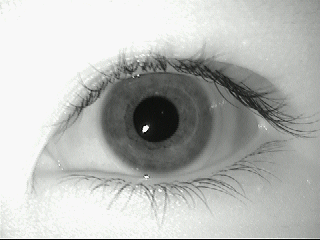
#> input picture iris authentication/iris dataset/MMU-Iris-Database/1/left/aeval1.bmp, 320 x 240 px; the run also reads 1 picture not shown here
$ python test.py   (older library calls are emulated)
#> lines starting #> are read from the running program, lines starting #| are printed output that depends on the picture; after the words box and inside, x2 and y2 are one past the last pixel; in counts of white or black regions, pixels touching at a corner belong together
import cv2
import numpy as np
import matplotlib.pyplot as plt

def segment_iris(image):
    # Apply a median blur to reduce noise
    blurred = cv2.medianBlur(image, 5)

    # Use Hough Circle Transform to detect circular regions (likely iris)
    circles = cv2.HoughCircles(
        blurred,
        cv2.HOUGH_GRADIENT,
        dp=1,
        minDist=50,
        param1=100,
        param2=30,
        minRadius=20,
        maxRadius=80
    )
#> circles = [[158.5, 118.5, 54.1]]

    # Create a mask for the detected iris
    mask = np.zeros_like(image)
    if circles is not None:
        circles = np.uint16(np.around(circles))
#> circles = [[158, 118, 54]]
        for circle in circles[0, :]:
            center = (circle[0], circle[1])  # Circle center
            radius = circle[2]  # Circle radius
            cv2.circle(mask, center, radius, 255, -1)  # Draw filled circle on the mask
#> this loop made 1 pass
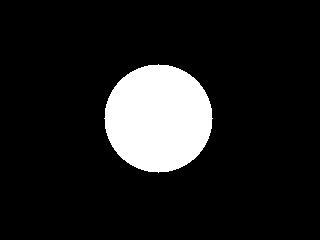
#> mask: shape (240, 320); 11.9% white; 1 white region, box (x1, y1, x2, y2) and area: (104, 64, 213, 173) 9145

    # Use thresholding to create a binary mask for the pupil
    _, binary_mask = cv2.threshold(image, 40, 255, cv2.THRESH_BINARY_INV)  # Tune threshold if needed
#> binary_mask: shape (240, 320); 2.9% white; 25 white regions (22 under 20 px)

    # Detect contours to isolate the pupil
    contours, _ = cv2.findContours(binary_mask, cv2.RETR_EXTERNAL, cv2.CHAIN_APPROX_SIMPLE)
#> contours = 25 contours, 23 with area under 20; largest, box (x1, y1, x2, y2) and area: (133, 96, 179, 142) 1618, (221, 76, 257, 110) 134

    # Assume the largest external contour is the pupil
    pupil_contour = max(contours, key=cv2.contourArea)
#> pupil_contour = contour of 65 points, box (x1, y1, x2, y2) (133, 96, 179, 142), area 1618

    # Create a mask for the pupil
    pupil_mask = np.zeros_like(image)
    cv2.drawContours(pupil_mask, [pupil_contour], -1, 255, thickness=cv2.FILLED)
#> pupil_mask: shape (240, 320); 2.2% white; 1 white region, box (x1, y1, x2, y2) and area: (133, 96, 179, 142) 1686

    # Create the concentric mask
    mask = mask - pupil_mask
#> mask: shape (240, 320); 9.7% white; 1 white region, box (x1, y1, x2, y2) and area: (104, 64, 213, 173) 7459

    # Apply the mask to isolate the iris
    segmented_iris = cv2.bitwise_and(image, image, mask=mask)
    return segmented_iris, mask

def normalize_iris(segmented_iris, radius=64):
    """
    Normalize the segmented iris into a fixed dimension using polar transformation.
    """
#> called with radius = 64
    rows, cols = segmented_iris.shape
#> rows = 240; cols = 320
    center_x, center_y = cols // 2, rows // 2  # Assuming iris is centered
#> center_x = 160; center_y = 120

    # Generate a polar grid
    theta, r = np.meshgrid(
        np.linspace(0, 2 * np.pi, 256),
        np.linspace(0, radius, radius)
    )

    # Map to Cartesian coordinates
    x = (center_x + r * np.cos(theta)).astype(np.float32)
    y = (center_y + r * np.sin(theta)).astype(np.float32)

    # Perform remapping
    normalized_iris = cv2.remap(segmented_iris, x, y, interpolation=cv2.INTER_LINEAR)
    return normalized_iris

def remove_noise(normalized_iris):
    """
    Remove noise using a Gaussian filter.
    """
    return cv2.GaussianBlur(normalized_iris, (5, 5), 0)

def extract_features(image_after_noise_removal):
    """
    Extract features using Gabor filters.
    """
    # Parameters for Gabor filter
    kernels = []
    for theta in range(4):
        theta_val = theta / 4.0 * np.pi
        kernel = cv2.getGaborKernel((21, 21), 8.0, theta_val, 10.0, 0.5, 0, ktype=cv2.CV_32F)
        kernels.append(kernel)
#> after the loop, kernels = 4 items

    features = []
    for kernel in kernels:
        filtered = cv2.filter2D(image_after_noise_removal, cv2.CV_8UC3, kernel)
        features.append(filtered)
#> this loop made 4 passes
#> after the loop, features = 4 items

    # Combine feature maps
    feature_vector = np.array(features).reshape(-1)
    return feature_vector

def generate_template(feature_vector):
    """
    Generate a binary template from the feature vector.
    """
    threshold = np.mean(feature_vector)  # Use mean as threshold
#> threshold = 123.5
    template = (feature_vector > threshold).astype(np.uint8)
    return template

def generate_unique_binary_template(image):
    segmented_iris, mask = segment_iris(image)
    normalized_iris = normalize_iris(segmented_iris)
    image_after_noise_removal = remove_noise(normalized_iris)
    feature_vector = extract_features(image_after_noise_removal)
    template = generate_template(feature_vector)

    plt.figure(figsize=(12, 6))
    plt.subplot(1, 5, 1)
    plt.imshow(image, cmap='gray')
    plt.title('Original Image')
    plt.axis('off')

    plt.subplot(1, 5, 2)
    plt.imshow(segmented_iris, cmap='gray')
    plt.title('Segmented Iris')
    plt.axis('off')

    plt.subplot(1, 5, 3)
    plt.imshow(mask, cmap='gray')
    plt.title('Mask')
    plt.axis('off')

    plt.subplot(1, 5, 4)
    plt.imshow(normalized_iris, cmap='gray')
    plt.title('Normalized Iris')
    plt.axis('off')

    plt.subplot(1, 5, 5)
    plt.imshow(image_after_noise_removal, cmap='gray')
    plt.title('Image after noise removal')
    plt.axis('off')

    plt.show()
    return template

# Display the result
# Load the image using OpenCV
image1 = cv2.imread("aeval1.bmp", cv2.IMREAD_GRAYSCALE)
template1 = generate_unique_binary_template(image1)
image2 = cv2.imread("aeval2.bmp", cv2.IMREAD_GRAYSCALE)
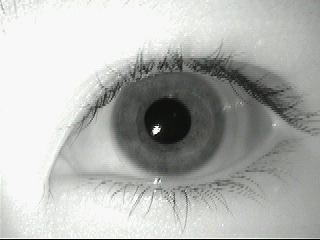
#> input picture iris authentication/iris dataset/MMU-Iris-Database/1/left/aeval2.bmp, 320 x 240 px
#> image2: shape (240, 320); min 2, max 248, mean 180.3
template2 = generate_unique_binary_template(image2)
#> the loop in segment_iris (call 2), `for circle in circles[0, :]:` made 1 pass
#> (center, radius) on pass 1: ((170, 118), 58)
#> after the loop in segment_iris (call 2), `for circle in circles[0, :]:`: mask: shape (240, 320); 13.7% white; 1 white region, box (x1, y1, x2, y2) and area: (112, 60, 229, 177) 10557
#> in segment_iris (call 2), `_, binary_mask = cv2.threshold(image, 40, 255, cv2.THRESH_BINARY_INV)`: binary_mask: shape (240, 320); 2.9% white; 58 white regions (54 under 20 px)
#> in segment_iris (call 2), `contours, _ = cv2.findContours(binary_mask, cv2.RETR_EXTERNAL, cv2.CHA..`: contours = 56 contours, 53 with area under 20; largest, box (x1, y1, x2, y2) and area: (144, 98, 191, 144) 1659, (247, 83, 268, 102) 58, (237, 74, 248, 85) 22
#> in segment_iris (call 2), `cv2.drawContours(pupil_mask, [pupil_contour], -1, 255, thickness=cv2.F..`: pupil_mask: shape (240, 320); 2.3% white; 1 white region, box (x1, y1, x2, y2) and area: (144, 98, 191, 144) 1738
#> in segment_iris (call 2), `mask = mask - pupil_mask`: mask: shape (240, 320); 11.5% white; 1 white region, box (x1, y1, x2, y2) and area: (112, 60, 229, 177) 8819
#> the loop in extract_features (call 2), `for kernel in kernels:` made 4 passes
image3 = cv2.imread("aeval3.bmp", cv2.IMREAD_GRAYSCALE)
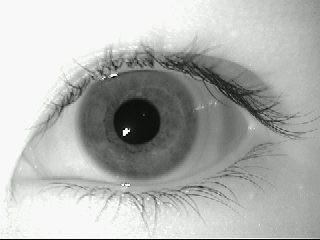
#> input picture iris authentication/iris dataset/MMU-Iris-Database/1/left/aeval3.bmp, 320 x 240 px
#> image3: shape (240, 320); min 2, max 248, mean 178.5
template3 = generate_unique_binary_template(image3)
#> in segment_iris (call 3), `circles = cv2.HoughCircles( blurred, cv2.HOUGH_GRADIENT, dp=1, minDist..`: circles = [[137.5, 115.5, 64]]
#> in segment_iris (call 3), `circles = np.uint16(np.around(circles))`: circles = [[138, 116, 64]]
#> the loop in segment_iris (call 3), `for circle in circles[0, :]:` made 1 pass
#> after the loop in segment_iris (call 3), `for circle in circles[0, :]:`: mask: shape (240, 320); 16.7% white; 1 white region, box (x1, y1, x2, y2) and area: (74, 52, 203, 181) 12853
#> in segment_iris (call 3), `_, binary_mask = cv2.threshold(image, 40, 255, cv2.THRESH_BINARY_INV)`:
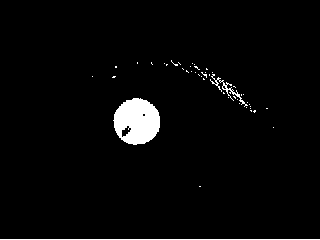
#> binary_mask: shape (240, 320); 2.9% white; 46 white regions (43 under 20 px)
#> in segment_iris (call 3), `contours, _ = cv2.findContours(binary_mask, cv2.RETR_EXTERNAL, cv2.CHA..`: contours = 46 contours, 44 with area under 20; largest, box (x1, y1, x2, y2) and area: (113, 98, 160, 145) 1634, (210, 74, 248, 107) 76
#> in segment_iris (call 3), `pupil_contour = max(contours, key=cv2.contourArea)`: pupil_contour = contour of 77 points, box (x1, y1, x2, y2) (113, 98, 160, 145), area 1634
#> in segment_iris (call 3), `cv2.drawContours(pupil_mask, [pupil_contour], -1, 255, thickness=cv2.F..`: pupil_mask: shape (240, 320); 2.2% white; 1 white region, box (x1, y1, x2, y2) and area: (113, 98, 160, 145) 1704
#> in segment_iris (call 3), `mask = mask - pupil_mask`: mask: shape (240, 320); 14.5% white; 1 white region
#> call 3 of normalize_iris, with radius = 64
#> in normalize_iris (call 3), `normalized_iris = cv2.remap(segmented_iris, x, y, interpolation=cv2.IN..`:
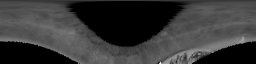
#> normalized_iris: shape (64, 256); min 0, max 247, mean 55.7
#> the loop in extract_features (call 3), `for kernel in kernels:` made 4 passes
#> pass 3, in extract_features (call 3), `filtered = cv2.filter2D(image_after_noise_removal, cv2.CV_8UC3, kernel)`:
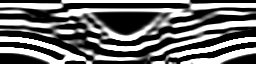
#> filtered: shape (64, 256); min 0, max 255, mean 105.6
image4 = cv2.imread("aeval4.bmp", cv2.IMREAD_GRAYSCALE)
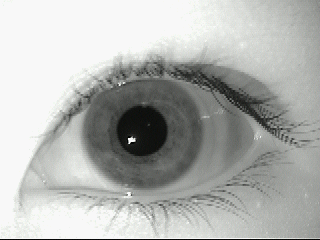
#> input picture iris authentication/iris dataset/MMU-Iris-Database/1/left/aeval4.bmp, 320 x 240 px
#> image4: shape (240, 320); min 2, max 248, mean 178.7
template4 = generate_unique_binary_template(image4)
#> in segment_iris (call 4), `contours, _ = cv2.findContours(binary_mask, cv2.RETR_EXTERNAL, cv2.CHA..`: contours = 36 contours, 34 with area under 20; largest, box (x1, y1, x2, y2) and area: (116, 106, 167, 156) 1928, (221, 86, 254, 114) 103
image5 = cv2.imread("bryanl1.bmp", cv2.IMREAD_GRAYSCALE)
template5 = generate_unique_binary_template(image5)
#> in segment_iris (call 5), `contours, _ = cv2.findContours(binary_mask, cv2.RETR_EXTERNAL, cv2.CHA..`: contours = 18 contours, 17 with area under 20; largest, box (x1, y1, x2, y2) and area: (124, 100, 171, 148) 1683

count1 = 0
for i in range(template1.size):
    if(template1[i] != template2[i]):
        count1 += 1
#> after the loop, count1 = 21459
print("count1", count1)
#| count1 21459
count2 = 0
for i in range(template1.size):
    if(template1[i] != template3[i]):
        count2 += 1
#> after the loop, count2 = 25085
print("count2", count2)
#| count2 25085
count3 = 0
for i in range(template1.size):
    if(template1[i] != template4[i]):
        count3 += 1
#> after the loop, count3 = 24458
print("count3", count3)
#| count3 24458
count4 = 0
for i in range(template1.size):
    if(template1[i] != template5[i]):
        count4 += 1
#> after the loop, count4 = 22721
print("count4", count4)
#| count4 22721

print(template1.size, template2.size, template3.size)
#| 65536 65536 65536
